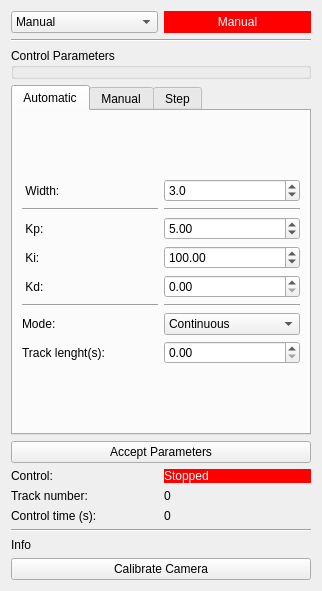
<?xml version="1.0" encoding="UTF-8"?>
<ui version="4.0">
 <class>Form</class>
 <widget class="QWidget" name="Form">
  <property name="geometry">
   <rect>
    <x>0</x>
    <y>0</y>
    <width>322</width>
    <height>591</height>
   </rect>
  </property>
  <property name="windowTitle">
   <string>Form</string>
  </property>
  <layout class="QVBoxLayout" name="verticalLayout">
   <item>
    <layout class="QHBoxLayout" name="horizontalLayout_2">
     <item>
      <widget class="QComboBox" name="btnMode">
       <item>
        <property name="text">
         <string>Manual</string>
        </property>
       </item>
       <item>
        <property name="text">
         <string>Automatic</string>
        </property>
       </item>
       <item>
        <property name="text">
         <string>Step</string>
        </property>
       </item>
      </widget>
     </item>
     <item>
      <widget class="QLabel" name="lblStatus">
       <property name="styleSheet">
        <string notr="true">background-color: rgb(255, 0, 0);
color: rgb(255, 255, 255);</string>
       </property>
       <property name="text">
        <string>Manual</string>
       </property>
       <property name="alignment">
        <set>Qt::AlignCenter</set>
       </property>
      </widget>
     </item>
    </layout>
   </item>
   <item>
    <widget class="Line" name="line_2">
     <property name="orientation">
      <enum>Qt::Horizontal</enum>
     </property>
    </widget>
   </item>
   <item>
    <widget class="QGroupBox" name="grpControl">
     <property name="title">
      <string>Control Parameters</string>
     </property>
     <layout class="QVBoxLayout" name="verticalLayout_2">
      <property name="leftMargin">
       <number>0</number>
      </property>
      <property name="topMargin">
       <number>6</number>
      </property>
      <property name="rightMargin">
       <number>6</number>
      </property>
      <property name="bottomMargin">
       <number>0</number>
      </property>
     </layout>
    </widget>
   </item>
   <item>
    <widget class="QTabWidget" name="tbParams">
     <property name="currentIndex">
      <number>0</number>
     </property>
     <widget class="QWidget" name="tab">
      <attribute name="title">
       <string>Automatic</string>
      </attribute>
      <layout class="QGridLayout" name="gridLayout_4">
       <item row="0" column="0">
        <layout class="QGridLayout" name="gridLayout_3">
         <item row="0" column="0">
          <widget class="QLabel" name="lblWidth">
           <property name="text">
            <string> Width:</string>
           </property>
          </widget>
         </item>
         <item row="0" column="1">
          <widget class="QDoubleSpinBox" name="sbWidth">
           <property name="decimals">
            <number>1</number>
           </property>
           <property name="maximum">
            <double>1000.000000000000000</double>
           </property>
           <property name="value">
            <double>3.000000000000000</double>
           </property>
          </widget>
         </item>
         <item row="4" column="0">
          <widget class="QLabel" name="lblKd">
           <property name="text">
            <string> Kd:</string>
           </property>
          </widget>
         </item>
         <item row="4" column="1">
          <widget class="QDoubleSpinBox" name="sbKd">
           <property name="enabled">
            <bool>true</bool>
           </property>
           <property name="maximum">
            <double>1000.000000000000000</double>
           </property>
          </widget>
         </item>
         <item row="2" column="1">
          <widget class="QDoubleSpinBox" name="sbKp">
           <property name="enabled">
            <bool>true</bool>
           </property>
           <property name="maximum">
            <double>1000.000000000000000</double>
           </property>
           <property name="value">
            <double>5.000000000000000</double>
           </property>
          </widget>
         </item>
         <item row="3" column="1">
          <widget class="QDoubleSpinBox" name="sbKi">
           <property name="enabled">
            <bool>true</bool>
           </property>
           <property name="maximum">
            <double>1000.000000000000000</double>
           </property>
           <property name="value">
            <double>100.000000000000000</double>
           </property>
          </widget>
         </item>
         <item row="3" column="0">
          <widget class="QLabel" name="lblKi">
           <property name="text">
            <string> Ki: </string>
           </property>
          </widget>
         </item>
         <item row="2" column="0">
          <widget class="QLabel" name="lblKp">
           <property name="text">
            <string> Kp: </string>
           </property>
          </widget>
         </item>
         <item row="7" column="1">
          <widget class="QDoubleSpinBox" name="sbTrack"/>
         </item>
         <item row="7" column="0">
          <widget class="QLabel" name="lblTrack_2">
           <property name="text">
            <string>Track lenght(s):</string>
           </property>
          </widget>
         </item>
         <item row="5" column="1">
          <widget class="Line" name="line_4">
           <property name="orientation">
            <enum>Qt::Horizontal</enum>
           </property>
          </widget>
         </item>
         <item row="5" column="0">
          <widget class="Line" name="line">
           <property name="orientation">
            <enum>Qt::Horizontal</enum>
           </property>
          </widget>
         </item>
         <item row="1" column="0">
          <widget class="Line" name="line_5">
           <property name="orientation">
            <enum>Qt::Horizontal</enum>
           </property>
          </widget>
         </item>
         <item row="1" column="1">
          <widget class="Line" name="line_6">
           <property name="orientation">
            <enum>Qt::Horizontal</enum>
           </property>
          </widget>
         </item>
         <item row="6" column="0">
          <widget class="QLabel" name="lblMode">
           <property name="text">
            <string>Mode:</string>
           </property>
          </widget>
         </item>
         <item row="6" column="1">
          <widget class="QComboBox" name="btnAuto">
           <item>
            <property name="text">
             <string>Continuous</string>
            </property>
           </item>
           <item>
            <property name="text">
             <string>Tracks</string>
            </property>
           </item>
          </widget>
         </item>
        </layout>
       </item>
      </layout>
     </widget>
     <widget class="QWidget" name="tab_2">
      <attribute name="title">
       <string>Manual</string>
      </attribute>
      <layout class="QVBoxLayout" name="verticalLayout_5">
       <item>
        <layout class="QGridLayout" name="gridLayout_2">
         <item row="0" column="1">
          <widget class="QDoubleSpinBox" name="sbPower">
           <property name="font">
            <font>
             <weight>50</weight>
             <bold>false</bold>
            </font>
           </property>
           <property name="suffix">
            <string> W</string>
           </property>
           <property name="decimals">
            <number>0</number>
           </property>
           <property name="maximum">
            <double>3500.000000000000000</double>
           </property>
           <property name="singleStep">
            <double>10.000000000000000</double>
           </property>
           <property name="value">
            <double>1000.000000000000000</double>
           </property>
          </widget>
         </item>
         <item row="0" column="0">
          <widget class="QLabel" name="lblPower">
           <property name="font">
            <font>
             <weight>50</weight>
             <bold>false</bold>
            </font>
           </property>
           <property name="text">
            <string> Power:</string>
           </property>
          </widget>
         </item>
         <item row="1" column="1">
          <spacer name="verticalSpacer_2">
           <property name="orientation">
            <enum>Qt::Vertical</enum>
           </property>
           <property name="sizeHint" stdset="0">
            <size>
             <width>20</width>
             <height>40</height>
            </size>
           </property>
          </spacer>
         </item>
        </layout>
       </item>
      </layout>
     </widget>
     <widget class="QWidget" name="tab_3">
      <attribute name="title">
       <string>Step</string>
      </attribute>
      <layout class="QVBoxLayout" name="verticalLayout_4">
       <item>
        <layout class="QGridLayout" name="gridLayout">
         <item row="0" column="1">
          <widget class="QDoubleSpinBox" name="sbPower_2">
           <property name="font">
            <font>
             <weight>50</weight>
             <bold>false</bold>
            </font>
           </property>
           <property name="suffix">
            <string> W</string>
           </property>
           <property name="decimals">
            <number>0</number>
           </property>
           <property name="maximum">
            <double>3500.000000000000000</double>
           </property>
           <property name="singleStep">
            <double>10.000000000000000</double>
           </property>
           <property name="value">
            <double>1000.000000000000000</double>
           </property>
          </widget>
         </item>
         <item row="1" column="1">
          <widget class="QDoubleSpinBox" name="sbTime">
           <property name="value">
            <double>4.000000000000000</double>
           </property>
          </widget>
         </item>
         <item row="0" column="0">
          <widget class="QLabel" name="lblPower_2">
           <property name="font">
            <font>
             <weight>50</weight>
             <bold>false</bold>
            </font>
           </property>
           <property name="text">
            <string> Power:</string>
           </property>
          </widget>
         </item>
         <item row="1" column="0">
          <widget class="QLabel" name="lblTime">
           <property name="text">
            <string>Trigger time(s)</string>
           </property>
          </widget>
         </item>
         <item row="2" column="1">
          <spacer name="verticalSpacer_3">
           <property name="orientation">
            <enum>Qt::Vertical</enum>
           </property>
           <property name="sizeHint" stdset="0">
            <size>
             <width>20</width>
             <height>40</height>
            </size>
           </property>
          </spacer>
         </item>
        </layout>
       </item>
      </layout>
     </widget>
    </widget>
   </item>
   <item>
    <widget class="QPushButton" name="btnControl">
     <property name="text">
      <string>Accept Parameters</string>
     </property>
    </widget>
   </item>
   <item>
    <layout class="QGridLayout" name="gridLayout_7">
     <item row="0" column="0">
      <widget class="QLabel" name="lblControl_2">
       <property name="text">
        <string>Control:</string>
       </property>
      </widget>
     </item>
     <item row="0" column="1">
      <widget class="QLabel" name="lblControl">
       <property name="styleSheet">
        <string notr="true">background-color: rgb(255, 0, 0);
color: rgb(255, 255, 255);</string>
       </property>
       <property name="text">
        <string>Stopped</string>
       </property>
      </widget>
     </item>
     <item row="2" column="0">
      <widget class="QLabel" name="lblLenght">
       <property name="text">
        <string>Control time (s):</string>
       </property>
      </widget>
     </item>
     <item row="2" column="1">
      <widget class="QLabel" name="lblTime_2">
       <property name="text">
        <string>0</string>
       </property>
       <property name="textFormat">
        <enum>Qt::AutoText</enum>
       </property>
      </widget>
     </item>
     <item row="1" column="0">
      <widget class="QLabel" name="lblTrack">
       <property name="text">
        <string>Track number:</string>
       </property>
      </widget>
     </item>
     <item row="1" column="1">
      <widget class="QLabel" name="lblNumber">
       <property name="text">
        <string>0</string>
       </property>
      </widget>
     </item>
    </layout>
   </item>
   <item>
    <widget class="Line" name="line_3">
     <property name="orientation">
      <enum>Qt::Horizontal</enum>
     </property>
    </widget>
   </item>
   <item>
    <widget class="QLabel" name="lblInfo">
     <property name="text">
      <string>Info</string>
     </property>
     <property name="textFormat">
      <enum>Qt::RichText</enum>
     </property>
     <property name="wordWrap">
      <bool>true</bool>
     </property>
    </widget>
   </item>
   <item>
    <widget class="QPushButton" name="btnCalibrate">
     <property name="text">
      <string>Calibrate Camera</string>
     </property>
    </widget>
   </item>
  </layout>
 </widget>
 <resources/>
 <connections/>
</ui>
